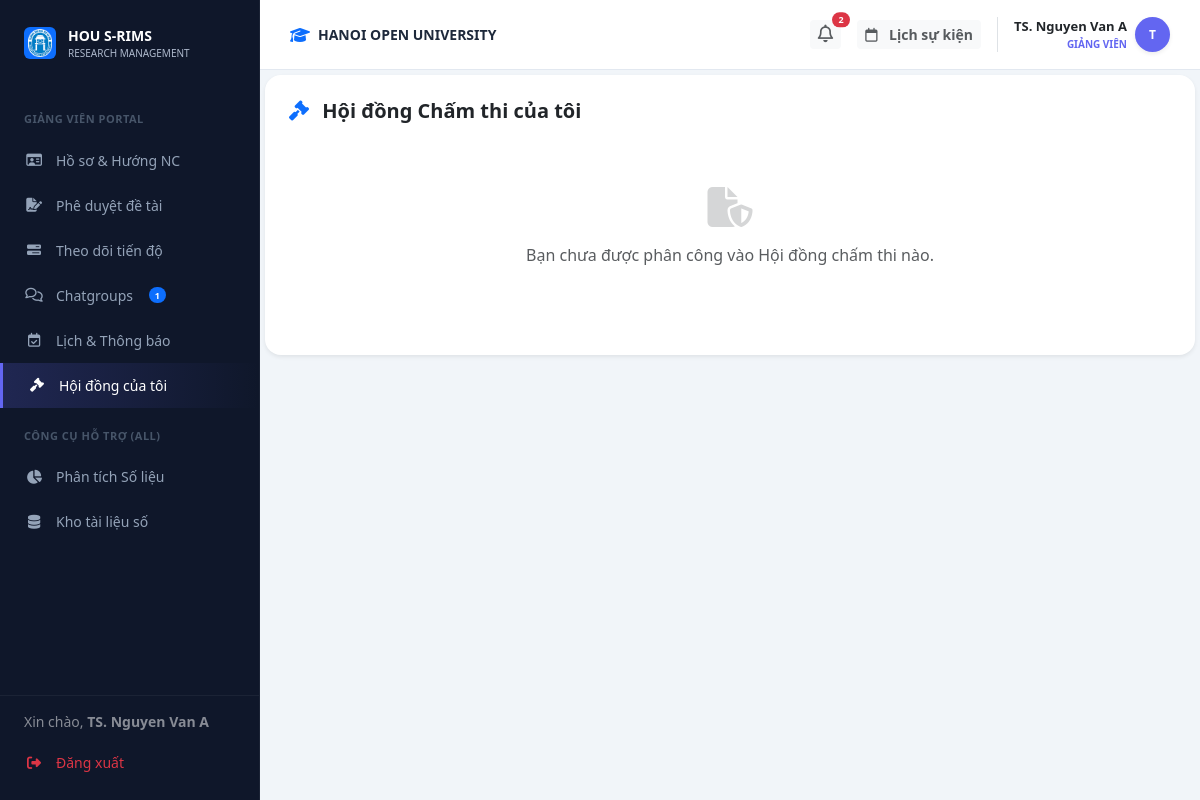
/lecturer/council (signed in), run on an earlier commit of the app's database.
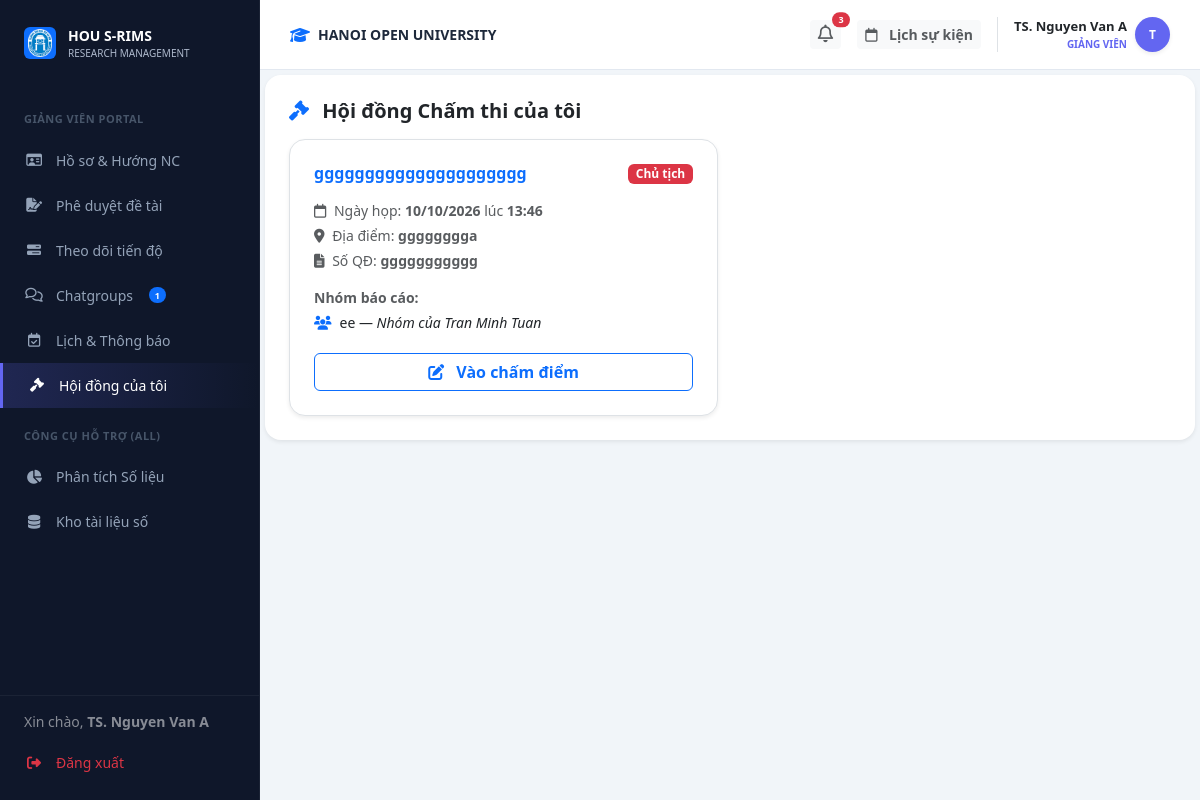
And on a later commit of the database.
### models.py (models this page shows)
class Council(db.Model):
    __tablename__ = 'councils'
    id = db.Column(db.Integer, primary_key=True)
    name = db.Column(db.String(100), nullable=False)
    decision_number = db.Column(db.String(100), nullable=True)
    meeting_date = db.Column(db.Date, nullable=True)
    meeting_time = db.Column(db.Time, nullable=True)
    location = db.Column(db.String(255), nullable=True)
    decision_file_url = db.Column(db.String(255), nullable=True)
    batch_id = db.Column(db.Integer, db.ForeignKey('batches.id'), nullable=False)
    established_date = db.Column(db.DateTime, default=datetime.utcnow)
    topics = db.relationship('Topic', backref='council', lazy=True)
    members = db.relationship('CouncilMember', backref='council', lazy=True)

class Topic(db.Model):
    __tablename__ = 'topics'
    id = db.Column(db.Integer, primary_key=True)
    title = db.Column(db.String(200), nullable=False)   # renamed from 'name'
    description = db.Column(db.Text, nullable=True)
    batch_id = db.Column(db.Integer, db.ForeignKey('batches.id'), nullable=True)
    mentor_id = db.Column(db.Integer, db.ForeignKey('users.id'), nullable=True)
    group_id = db.Column(db.Integer, db.ForeignKey('groups.id'), nullable=True)
    council_id = db.Column(db.Integer, db.ForeignKey('councils.id'), nullable=True)
    presentation_time = db.Column(db.String(20), nullable=True)
    status = db.Column(db.String(20), default='pending') # pending, faculty_pending, approved, rejected
    created_at = db.Column(db.DateTime, default=datetime.utcnow)
    meetings = db.relationship('Meeting', backref='topic', lazy=True)
    milestones = db.relationship('Milestone', backref='topic', lazy=True)

class Group(db.Model):
    __tablename__ = 'groups'
    id = db.Column(db.Integer, primary_key=True)
    name = db.Column(db.String(100), nullable=False)
    batch_id = db.Column(db.Integer, db.ForeignKey('batches.id'), nullable=False)
    leader_id = db.Column(db.Integer, db.ForeignKey('users.id'), nullable=False)
    members = db.relationship('GroupMember', backref='group', lazy=True)
    topics = db.relationship('Topic', backref='group', lazy=True)

### routes/lecturer_bp.py (the view)
@lecturer_bp.route('/council')
def council():
    user_id = session.get('user_id')
    from models import CouncilMember, Council
    memberships = CouncilMember.query.filter_by(mentor_id=user_id).all()
    council_ids = [m.council_id for m in memberships]
    my_councils = Council.query.filter(Council.id.in_(council_ids)).all() if council_ids else []
    return render_template('lecturer/council.html', my_councils=my_councils)

### routes/lecturer_bp.py (called while the page is built)
@lecturer_bp.before_request
def require_lecturer():
    if session.get('role') != 'lecturer':
        return redirect(url_for('auth.login'))

### templates/lecturer/council.html (shortened to what this page needs)
{% extends "layouts/lecturer_layout.html" %}
{% block lecturer_content %}
<div id="view-l-council" class="fade-in">
    <div class="card border-0 shadow-sm rounded-4 p-4 mb-4">
        <h5 class="fw-bold mb-3"><i class="fa-solid fa-gavel text-primary me-2"></i> Hội đồng Chấm thi của tôi</h5>
        {% if my_councils %}
            <div class="row g-4">
            {% for c in my_councils %}
                {% set my_role = c.members | selectattr('mentor_id', 'equalto', session.get('user_id', 0)) | map(attribute='role') | first | default('member') %}
                <div class="col-md-6">
                    <div class="card border shadow-sm rounded-4 h-100 p-4">
                        <div class="d-flex justify-content-between align-items-start mb-3">
                            <h6 class="fw-bold text-primary mb-0">{{ c.name }}</h6>
                            <span class="badge {% if my_role == 'president' %}bg-danger{% elif my_role == 'secretary' %}bg-warning text-dark{% else %}bg-primary{% endif %}">
                                {% if my_role == 'president' %}Chủ tịch{% elif my_role == 'secretary' %}Thư ký{% else %}Ủy viên{% endif %}
                            </span>
                        </div>
                        <div class="small text-muted mb-1">
                            <i class="fa-regular fa-calendar me-1"></i>
                            Ngày họp: <strong>{{ c.meeting_date.strftime('%d/%m/%Y') if c.meeting_date else '---' }}</strong>
                            {% if c.meeting_time %}
                                lúc <strong>{{ c.meeting_time.strftime('%H:%M') }}</strong>
                            {% endif %}
                        </div>
                        {% if c.location %}
                        <div class="small text-muted mb-1">
                            <i class="fa-solid fa-location-dot me-1"></i> Địa điểm: <strong>{{ c.location }}</strong>
                        </div>
                        {% endif %}
                        {% if c.decision_number %}
                        <div class="small text-muted mb-2">
                            <i class="fa-solid fa-file-lines me-1"></i> Số QĐ: <strong>{{ c.decision_number }}</strong>
                        </div>
                        {% endif %}
                        {% if c.topics %}
                        <div class="mt-2">
                            <div class="small fw-bold text-muted mb-1">Nhóm báo cáo:</div>
                            {% for t in c.topics %}
                            <div class="d-flex align-items-center small mb-1">
                                <i class="fa-solid fa-users text-primary me-2"></i>
                                <span>{{ t.title }} — <em>{{ t.group.name if t.group else 'Chưa có nhóm' }}</em></span>
                            </div>
                            {% endfor %}
                        </div>
                        {% endif %}
                        <button class="btn btn-outline-primary w-100 fw-bold mt-3" onclick="showToast('Chức năng chấm điểm đang được hoàn thiện!')">
                            <i class="fa-solid fa-pen-to-square me-2"></i> Vào chấm điểm
                        </button>
                    </div>
                </div>
            {% endfor %}
            </div>
        {% else %}
            <div class="text-center text-muted py-5">
                <i class="fa-solid fa-file-shield fs-1 mb-3 opacity-25"></i>
                <p>Bạn chưa được phân công vào Hội đồng chấm thi nào.</p>
            </div>
        {% endif %}
    </div>
</div>
{% endblock %}

### templates/layouts/lecturer_layout.html (shortened to what this page needs)
{% extends "base.html" %}
{% block content %}
        <div class="top-bar">
            <div class="d-flex align-items-center gap-2">
                <i class="fa-solid fa-graduation-cap text-primary"></i>
                <span class="fw-bold text-uppercase small">HANOI OPEN UNIVERSITY</span>
            </div>
            <div class="d-flex align-items-center gap-3">
                <div class="dropdown">
                    <button class="btn btn-light border-0 btn-sm fw-bold text-muted position-relative" type="button" data-bs-toggle="dropdown" aria-expanded="false">
                        <i class="fa-regular fa-bell" style="font-size: 1.1rem;"></i>
                        {% set unread_count = notifications|selectattr('is_read', 'equalto', false)|list|length %}
                        {% if unread_count > 0 %}
                        <span class="position-absolute top-0 start-100 translate-middle badge rounded-pill bg-danger" style="font-size: 9px; min-width: 18px;">
                            {{ unread_count }}
                        </span>
                        {% endif %}
                    </button>
                </div>
                <a class="btn btn-light border-0 btn-sm fw-bold text-muted" href="/lecturer/calendar">
                    <i class="fa-regular fa-calendar me-2"></i> Lịch sự kiện
                </a>
                <div class="dropdown border-start ps-3">
                    <div class="d-flex align-items-center gap-2 cursor-pointer dropdown-toggle no-arrow" data-bs-toggle="dropdown">
                        <div class="text-end">
                            <div class="fw-bold text-dark" style="font-size: 13px;">
                                {{ current_user.full_name if current_user else 'Giảng Viên' }}
                            </div>
                            <div class="fw-bold text-uppercase" style="font-size: 10px; color: #6366f1 !important;">
                                GIẢNG VIÊN
                            </div>
                        </div>
                        <div class="rounded-circle text-white d-flex align-items-center justify-content-center fw-bold shadow-sm" style="width: 35px; height: 35px; font-size: 12px; background: #6366f1 !important;">
                            {{ current_user.full_name[0] | upper if current_user and current_user.full_name else 'G' }}
                        </div>
                    </div>
                </div>
            </div>
        </div>
    <div class="content-area flex-grow-1 d-flex flex-column">
<div class="content-body flex-grow-1 d-flex flex-column">
{% block lecturer_content %}{% endblock %}
</div>
</div>
                            {% set has_topic = false %}
{% endblock %}

What changed in the data, as far as the page shows it:
added Council: name "ggggggggggggggggggggg", meeting_date "10/10/2026", meeting_time "13:46", location "gggggggga", decision_number "ggggggggggg"
now on this page (row edited): Topic: title "ee", group "Nhóm của Tran Minh Tuan"
Also different on the page:
{{ unread_count }}: "2" → "3"
text no longer shown: "Bạn chưa được phân công vào Hội đồng chấm thi nào."
